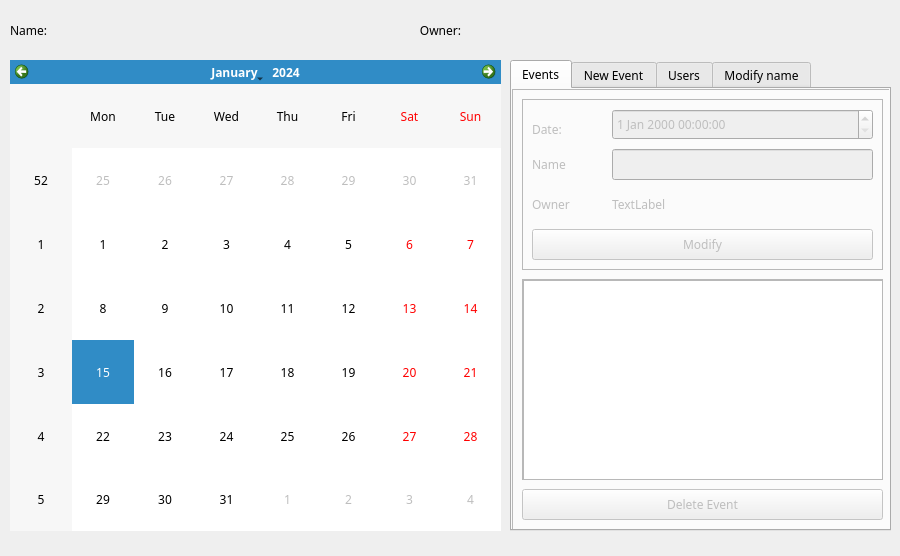
<?xml version="1.0" encoding="UTF-8"?>
<ui version="4.0">
 <class>Form</class>
 <widget class="QWidget" name="Form">
  <property name="geometry">
   <rect>
    <x>0</x>
    <y>0</y>
    <width>900</width>
    <height>556</height>
   </rect>
  </property>
  <property name="font">
   <font>
    <family>JetBrains Mono</family>
   </font>
  </property>
  <property name="windowTitle">
   <string>Form</string>
  </property>
  <widget class="QCalendarWidget" name="calendar">
   <property name="geometry">
    <rect>
     <x>10</x>
     <y>60</y>
     <width>491</width>
     <height>471</height>
    </rect>
   </property>
   <property name="minimumDate">
    <date>
     <year>2000</year>
     <month>1</month>
     <day>1</day>
    </date>
   </property>
  </widget>
  <widget class="QLabel" name="nameLabel">
   <property name="geometry">
    <rect>
     <x>10</x>
     <y>10</y>
     <width>51</width>
     <height>41</height>
    </rect>
   </property>
   <property name="font">
    <font>
     <family>JetBrains Mono</family>
    </font>
   </property>
   <property name="text">
    <string>Name:</string>
   </property>
   <property name="alignment">
    <set>Qt::AlignLeading|Qt::AlignLeft|Qt::AlignVCenter</set>
   </property>
  </widget>
  <widget class="QLabel" name="calendarNameLabel">
   <property name="geometry">
    <rect>
     <x>70</x>
     <y>10</y>
     <width>321</width>
     <height>41</height>
    </rect>
   </property>
   <property name="font">
    <font>
     <family>JetBrains Mono</family>
    </font>
   </property>
   <property name="text">
    <string/>
   </property>
  </widget>
  <widget class="QLabel" name="ownerLabel">
   <property name="geometry">
    <rect>
     <x>400</x>
     <y>10</y>
     <width>61</width>
     <height>41</height>
    </rect>
   </property>
   <property name="font">
    <font>
     <family>JetBrains Mono</family>
    </font>
   </property>
   <property name="text">
    <string>Owner:</string>
   </property>
   <property name="alignment">
    <set>Qt::AlignRight|Qt::AlignTrailing|Qt::AlignVCenter</set>
   </property>
  </widget>
  <widget class="QLabel" name="calendarOwnerLabel">
   <property name="geometry">
    <rect>
     <x>480</x>
     <y>10</y>
     <width>401</width>
     <height>41</height>
    </rect>
   </property>
   <property name="font">
    <font>
     <family>JetBrains Mono</family>
    </font>
   </property>
   <property name="text">
    <string/>
   </property>
  </widget>
  <widget class="QTabWidget" name="calendarTabs">
   <property name="geometry">
    <rect>
     <x>510</x>
     <y>60</y>
     <width>381</width>
     <height>471</height>
    </rect>
   </property>
   <property name="currentIndex">
    <number>0</number>
   </property>
   <widget class="QWidget" name="tab">
    <attribute name="title">
     <string>Events</string>
    </attribute>
    <widget class="QFrame" name="frame">
     <property name="geometry">
      <rect>
       <x>0</x>
       <y>0</y>
       <width>481</width>
       <height>591</height>
      </rect>
     </property>
     <property name="frameShape">
      <enum>QFrame::StyledPanel</enum>
     </property>
     <property name="frameShadow">
      <enum>QFrame::Raised</enum>
     </property>
     <widget class="QScrollArea" name="scrollArea">
      <property name="geometry">
       <rect>
        <x>10</x>
        <y>190</y>
        <width>361</width>
        <height>201</height>
       </rect>
      </property>
      <property name="widgetResizable">
       <bool>true</bool>
      </property>
      <widget class="QWidget" name="scrollAreaWidgetContents">
       <property name="geometry">
        <rect>
         <x>0</x>
         <y>0</y>
         <width>359</width>
         <height>199</height>
        </rect>
       </property>
       <widget class="QListWidget" name="eventList">
        <property name="geometry">
         <rect>
          <x>0</x>
          <y>0</y>
          <width>361</width>
          <height>201</height>
         </rect>
        </property>
       </widget>
      </widget>
     </widget>
     <widget class="QPushButton" name="deleteEventButton">
      <property name="enabled">
       <bool>false</bool>
      </property>
      <property name="geometry">
       <rect>
        <x>10</x>
        <y>400</y>
        <width>361</width>
        <height>31</height>
       </rect>
      </property>
      <property name="text">
       <string>Delete Event</string>
      </property>
     </widget>
     <widget class="QFrame" name="eventFrame">
      <property name="enabled">
       <bool>false</bool>
      </property>
      <property name="geometry">
       <rect>
        <x>10</x>
        <y>10</y>
        <width>361</width>
        <height>171</height>
       </rect>
      </property>
      <property name="frameShape">
       <enum>QFrame::StyledPanel</enum>
      </property>
      <property name="frameShadow">
       <enum>QFrame::Raised</enum>
      </property>
      <widget class="QPushButton" name="modifyEventButton">
       <property name="geometry">
        <rect>
         <x>10</x>
         <y>130</y>
         <width>341</width>
         <height>31</height>
        </rect>
       </property>
       <property name="text">
        <string>Modify</string>
       </property>
      </widget>
      <widget class="QLabel" name="eventOwnerLabel">
       <property name="geometry">
        <rect>
         <x>90</x>
         <y>90</y>
         <width>261</width>
         <height>31</height>
        </rect>
       </property>
       <property name="text">
        <string>TextLabel</string>
       </property>
      </widget>
      <widget class="QLabel" name="label_3">
       <property name="geometry">
        <rect>
         <x>10</x>
         <y>50</y>
         <width>61</width>
         <height>31</height>
        </rect>
       </property>
       <property name="text">
        <string>Name</string>
       </property>
      </widget>
      <widget class="QLabel" name="dateLabel">
       <property name="geometry">
        <rect>
         <x>10</x>
         <y>10</y>
         <width>61</width>
         <height>41</height>
        </rect>
       </property>
       <property name="text">
        <string>Date:</string>
       </property>
       <property name="alignment">
        <set>Qt::AlignLeading|Qt::AlignLeft|Qt::AlignVCenter</set>
       </property>
      </widget>
      <widget class="QDateTimeEdit" name="eventDateTimeField">
       <property name="geometry">
        <rect>
         <x>90</x>
         <y>10</y>
         <width>261</width>
         <height>31</height>
        </rect>
       </property>
      </widget>
      <widget class="QLineEdit" name="eventNameField">
       <property name="geometry">
        <rect>
         <x>90</x>
         <y>50</y>
         <width>261</width>
         <height>31</height>
        </rect>
       </property>
      </widget>
      <widget class="QLabel" name="label_4">
       <property name="geometry">
        <rect>
         <x>10</x>
         <y>90</y>
         <width>51</width>
         <height>31</height>
        </rect>
       </property>
       <property name="text">
        <string>Owner</string>
       </property>
      </widget>
     </widget>
    </widget>
   </widget>
   <widget class="QWidget" name="tab_3">
    <attribute name="title">
     <string>New Event</string>
    </attribute>
    <widget class="QLabel" name="newEventDateLabel">
     <property name="geometry">
      <rect>
       <x>10</x>
       <y>10</y>
       <width>71</width>
       <height>31</height>
      </rect>
     </property>
     <property name="text">
      <string>Date:</string>
     </property>
     <property name="alignment">
      <set>Qt::AlignLeading|Qt::AlignLeft|Qt::AlignVCenter</set>
     </property>
    </widget>
    <widget class="QDateTimeEdit" name="newEventDateTime">
     <property name="geometry">
      <rect>
       <x>10</x>
       <y>50</y>
       <width>351</width>
       <height>41</height>
      </rect>
     </property>
    </widget>
    <widget class="QLabel" name="newEventNameLabel">
     <property name="geometry">
      <rect>
       <x>10</x>
       <y>100</y>
       <width>71</width>
       <height>31</height>
      </rect>
     </property>
     <property name="text">
      <string>Name:</string>
     </property>
     <property name="alignment">
      <set>Qt::AlignLeading|Qt::AlignLeft|Qt::AlignVCenter</set>
     </property>
    </widget>
    <widget class="QLineEdit" name="newEventNameField">
     <property name="geometry">
      <rect>
       <x>10</x>
       <y>140</y>
       <width>351</width>
       <height>41</height>
      </rect>
     </property>
    </widget>
    <widget class="QPushButton" name="newEventConfirmButton">
     <property name="geometry">
      <rect>
       <x>80</x>
       <y>210</y>
       <width>181</width>
       <height>41</height>
      </rect>
     </property>
     <property name="text">
      <string>Confirm</string>
     </property>
    </widget>
   </widget>
   <widget class="QWidget" name="tab_2">
    <attribute name="title">
     <string>Users</string>
    </attribute>
    <widget class="QLabel" name="label">
     <property name="geometry">
      <rect>
       <x>10</x>
       <y>530</y>
       <width>461</width>
       <height>41</height>
      </rect>
     </property>
     <property name="text">
      <string>TextLabel</string>
     </property>
    </widget>
    <widget class="QScrollArea" name="scrollArea_2">
     <property name="geometry">
      <rect>
       <x>10</x>
       <y>10</y>
       <width>351</width>
       <height>231</height>
      </rect>
     </property>
     <property name="widgetResizable">
      <bool>true</bool>
     </property>
     <widget class="QWidget" name="scrollAreaWidgetContents_2">
      <property name="geometry">
       <rect>
        <x>0</x>
        <y>0</y>
        <width>349</width>
        <height>229</height>
       </rect>
      </property>
      <widget class="QListWidget" name="userList">
       <property name="geometry">
        <rect>
         <x>0</x>
         <y>0</y>
         <width>351</width>
         <height>231</height>
        </rect>
       </property>
      </widget>
     </widget>
    </widget>
    <widget class="QFrame" name="modifyUserListFrame">
     <property name="geometry">
      <rect>
       <x>10</x>
       <y>250</y>
       <width>351</width>
       <height>181</height>
      </rect>
     </property>
     <property name="frameShape">
      <enum>QFrame::StyledPanel</enum>
     </property>
     <property name="frameShadow">
      <enum>QFrame::Raised</enum>
     </property>
     <widget class="QPushButton" name="deleteUserButton">
      <property name="geometry">
       <rect>
        <x>10</x>
        <y>10</y>
        <width>331</width>
        <height>31</height>
       </rect>
      </property>
      <property name="text">
       <string>Delete</string>
      </property>
     </widget>
     <widget class="QFrame" name="frame_2">
      <property name="geometry">
       <rect>
        <x>10</x>
        <y>50</y>
        <width>331</width>
        <height>121</height>
       </rect>
      </property>
      <property name="frameShape">
       <enum>QFrame::StyledPanel</enum>
      </property>
      <property name="frameShadow">
       <enum>QFrame::Raised</enum>
      </property>
      <widget class="QLabel" name="newUserNameLabel">
       <property name="geometry">
        <rect>
         <x>10</x>
         <y>20</y>
         <width>81</width>
         <height>31</height>
        </rect>
       </property>
       <property name="text">
        <string>Username:</string>
       </property>
       <property name="alignment">
        <set>Qt::AlignRight|Qt::AlignTrailing|Qt::AlignVCenter</set>
       </property>
      </widget>
      <widget class="QLineEdit" name="newUserNameField">
       <property name="geometry">
        <rect>
         <x>100</x>
         <y>20</y>
         <width>221</width>
         <height>31</height>
        </rect>
       </property>
      </widget>
      <widget class="QPushButton" name="addUserButton">
       <property name="geometry">
        <rect>
         <x>80</x>
         <y>70</y>
         <width>171</width>
         <height>31</height>
        </rect>
       </property>
       <property name="text">
        <string>Invite user</string>
       </property>
      </widget>
     </widget>
    </widget>
   </widget>
   <widget class="QWidget" name="tab_4">
    <attribute name="title">
     <string>Modify name</string>
    </attribute>
    <widget class="QPushButton" name="newCalendarNameButton">
     <property name="geometry">
      <rect>
       <x>80</x>
       <y>120</y>
       <width>191</width>
       <height>41</height>
      </rect>
     </property>
     <property name="text">
      <string>Confirm</string>
     </property>
    </widget>
    <widget class="QLineEdit" name="newCalendarNameField">
     <property name="geometry">
      <rect>
       <x>10</x>
       <y>60</y>
       <width>361</width>
       <height>41</height>
      </rect>
     </property>
    </widget>
    <widget class="QLabel" name="label_2">
     <property name="geometry">
      <rect>
       <x>16</x>
       <y>19</y>
       <width>351</width>
       <height>31</height>
      </rect>
     </property>
     <property name="text">
      <string>New calendar name:</string>
     </property>
    </widget>
   </widget>
  </widget>
 </widget>
 <resources/>
 <connections/>
</ui>
